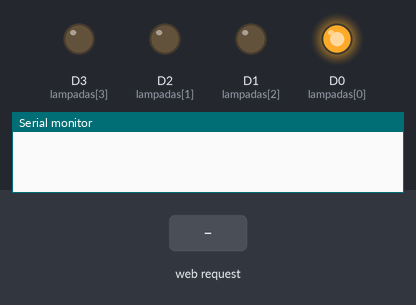
A sketch run on a simulated ESP8266 (NodeMCU). On the bench: output pins drawn as LEDs (lit = HIGH), the last lines printed to the serial monitor. Inputs (shaded band) come from the test bench. WiFi joins after 1.5 s; servers stay silent unless stated.

Above: at 3.6 s.
At 7.6 s:
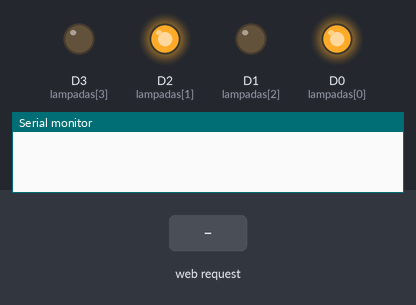
At 18.7 s:
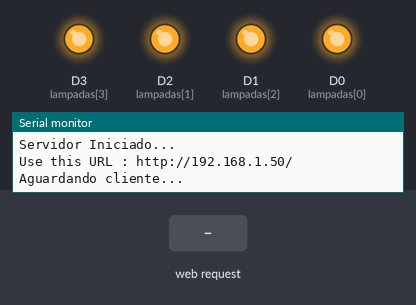
18.8 s: HTTP request GET /?acionarLampadas=OK received
20.3 s: HTTP request GET /checked received
Timing chart, 0 to 23.3 s (numbered marks = the images above; inputs shaded):
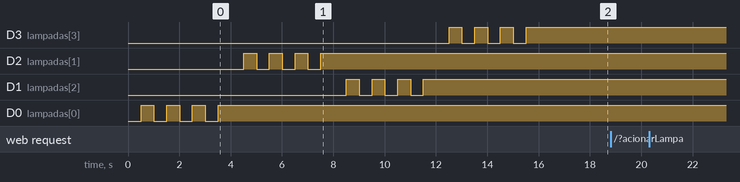

The sketch:

comando.ino
```cpp
#include <ESP8266WiFi.h>
#include <SoftwareSerial.h>


char ssid[] = "Mariano_2G";
char password[] = "20061977";
WiFiServer server(81);
String mens = "";
int total = 0;
boolean atendeu = true;
int lamp1 = D2;
int lampOn = LOW;
int lampOff = HIGH;
int lampState[4];
int numLamp = 4;
int lampadas[] = {D0, D2, D1, D3};
String mensagens[4];
String variaveis[] = {"lamp0=on", "lamp1=on", "lamp2=on", "lamp3=on"};

void setup() {
  Serial.begin(115200);
  delay(10);

  for (int i = 0 ; i < numLamp; i++)
    pinMode(lampadas[i], OUTPUT);

  for (int i = 0 ; i < numLamp; i++) {

    for (int j = 0 ; j < 4 ; j++) {
      mudarEstadoLampada(i, lampOn);
      delay(500);
      mudarEstadoLampada(i, lampOff);
      delay(500);
    }
  }


  for (int i = 0 ; i < numLamp; i++) {
    lampState[i] = 0;
  }


  //digitalWrite(lamp1, HIGH);
  //mudarEstadoLampada(2,lampOn);

  // Connect to WiFi network
  Serial.print("Conectando...");

  WiFi.begin(ssid, password);

  while (WiFi.status() != WL_CONNECTED) {
    delay(500);
  }
  Serial.println("");
  Serial.println("WiFi conectado...");

  // Start the server
  server.begin();
  Serial.println("Servidor Iniciado...");

  // Print the IP address
  Serial.print("Use this URL : ");
  Serial.print("http://");
  Serial.print(WiFi.localIP());
  Serial.println("/");


}

void loop() {

  if (atendeu)
    Serial.println("Aguardando cliente...");
  WiFiClient client = server.available();
  if (!client) {
    atendeu = false;
    return;
  }

  /*atendeu = true;
    // Wait until the client sends some data
    Serial.println("Aguargando estabelecer cliente...");
    total = 0;
    while(!client.available()){
    delay(1000);
    Serial.println("tentando estabelecer cliente...");
    total++;
    if(total==10){
      total = 0;
      return;
    }
    }*/


  String request = client.readStringUntil('\r');
  Serial.println(request);
  client.flush();
  if (request.indexOf("acionarLampadas=OK") != -1) {
    for (int i = 0; i < numLamp ; i++) {
      if (request.indexOf(variaveis[i]) != -1)
        mudarEstadoLampada(i, lampOn);
      else
        mudarEstadoLampada(i, lampOff);
    }
  }

  client.println("HTTP/1.1 200 OK");
  client.println("Content-Type: text/html");
  client.println("");
  client.println("<!DOCTYPE HTML>");
  client.println("<html><title>Controle Quarto Ramon</title><body><form name=\"ativar\" method=\"GET\" action=\"quarto.html\">");
  client.println("<div align=\"center\">");
  client.println("<p align = \"center\" ><b><a><font size=\"5\" style=\"background-color:powderblue;\">Controle Quarto Ramon</font></a></b></p>");
  client.println("<table width=\"25%\" border=\"1px\" >");
  client.println("<tr bgcolor=\"#666666\"><td>Lampada</td><td>Ligar</td><td>Estado</td></tr>");
  client.println("<tr><td>Lampada 1</td><td><input type = \"checkBox\" name=\"lamp0\"  " + mensagens[0] + "></input></td><td>" + retEstado(mensagens[0]) + "</td></tr>");
  client.println("<tr><td>Lampada 2</td><td><input type = \"checkBox\" name=\"lamp1\"  " + mensagens[1] + " ></input></td><td>" + retEstado(mensagens[1]) + "</td></tr>");
  client.println("<tr><td>Lampada 3</td><td><input type = \"checkBox\" name=\"lamp2\"  " + mensagens[2] + "></input></td><td>" + retEstado(mensagens[2]) + "</td></tr>");
  client.println("<tr><td>Lampada 4</td><td><input type = \"checkBox\" name=\"lamp3\"  " + mensagens[3] + " ></input></td><td>" + retEstado(mensagens[3]) + "</td></tr>");
  client.println("</table></div><div align=\"center\"><input  type=\"submit\"  name =\"acionarLampadas\" value=\"OK\"></input></div></form></body></html>");


}

String retEstado(String ent) {

  if (ent == "checked")
    return "Ligada";

  return "Desligada";
}

void mudarEstadoLampada(int lampada, int estado) {

  lampState[lampada] = estado;
  digitalWrite(lampadas[lampada], estado);
  if (estado == lampOn)
    mensagens[lampada] = "checked";
  else
    mensagens[lampada] = "";

}
```
